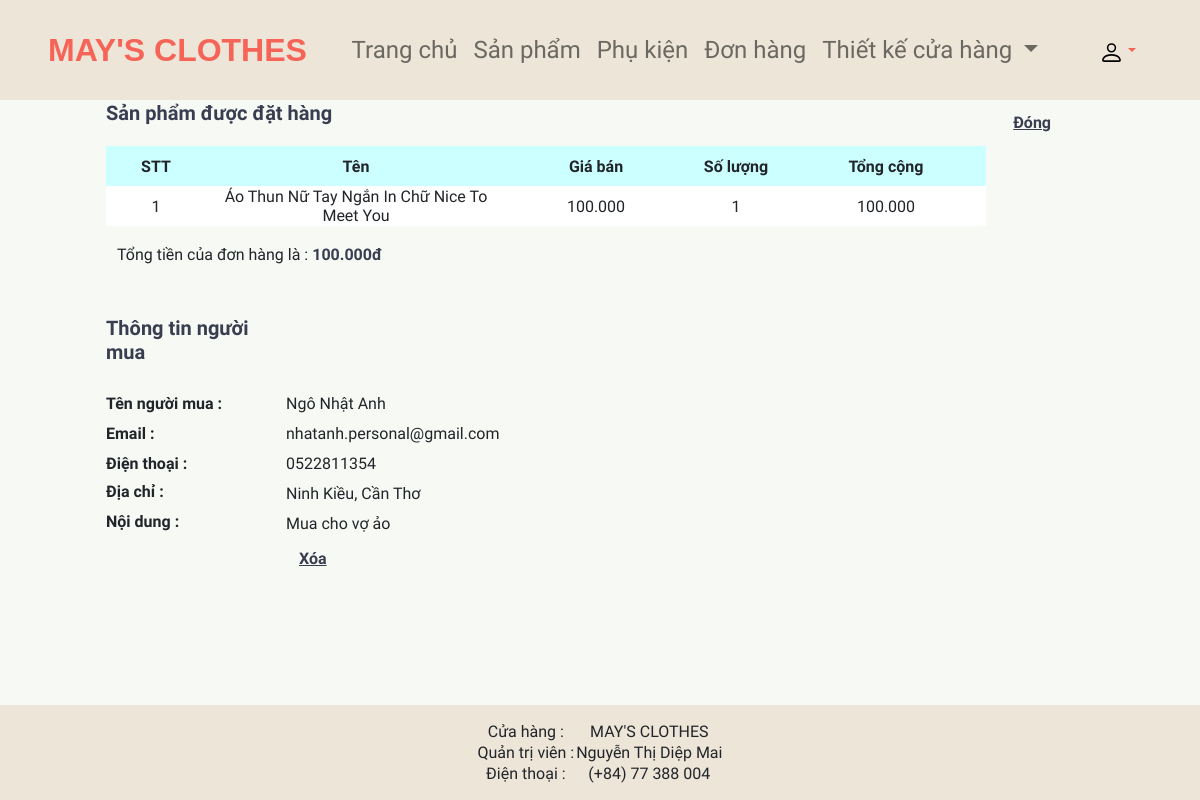
/quan_tri/index.php?thamso=xem_hoa_don&id=5&trang=1 (signed in), run on the app's committed database.
### tables this page shows
CREATE TABLE `san_pham` (
  `id` int(11) NOT NULL,
  `ten` varchar(256) NOT NULL,
  `gia` int(255) NOT NULL,
  `hinh_anh` varchar(256) NOT NULL,
  `noi_dung` mediumtext NOT NULL,
  `thuoc_menu` int(255) NOT NULL,
  `noi_bat` varchar(256) NOT NULL,
  `trang_chu` varchar(256) NOT NULL,
  `sap_xep_trang_chu` int(255) NOT NULL
);

CREATE TABLE `hoa_don` (
  `id` int(11) NOT NULL,
  `ten_nguoi_mua` varchar(256) NOT NULL,
  `email` varchar(256) NOT NULL,
  `dia_chi` mediumtext NOT NULL,
  `dien_thoai` varchar(256) NOT NULL,
  `noi_dung` mediumtext NOT NULL,
  `hang_duoc_mua` mediumtext NOT NULL
);

### quan_tri/chuc_nang/hoa_don/xem_hoa_don.php (the view, shortened to what this page needs)
<?php
$id = $_GET['id'];
$tv_1 = mysqli_query($tv, "select * from hoa_don where id='$id' ");
$tv_2 = mysqli_fetch_array($tv_1);
$ten_nguoi_mua = $tv_2['ten_nguoi_mua'];
$email = $tv_2['email'];
$dien_thoai = $tv_2['dien_thoai'];
$dia_chi = $tv_2['dia_chi'];
$noi_dung = $tv_2['noi_dung'];
$hang_duoc_mua = $tv_2['hang_duoc_mua'];
$link_dong = "?thamso=hoa_don&&trang=" . $_GET['trang'];
$link_xoa = "?xoa_hoa_don_o_trang_chi_tiet=co&id=" . $id . "&trang=" . $_GET['trang'];
?>
<table width="990px">
    <tr>
        <td width="250px"><b style="color: var(--color-base);font-size:20px">Sản phẩm được đặt hàng </b><br><br> </td>
        <td width="740px" align="right">
            <a href="<?php echo $link_dong; ?>" class="btn lk_a1 fw-bold" style="margin-right:30px"><u>Đóng</u></a>
        </td>
    </tr>
    <tr>
        <td align="left" colspan="2">
            <table class="tb_a1">
                <tr style="background:#CCFFFF;height:40px;text-align: center;">
                    <th width="100px">STT</th>
                    <th width="300px">Tên</th>
                    <th width="180px">Giá bán</th>
                    <th width="100px">Số lượng</th>
                    <th width="200px">Tổng cộng</th>
                </tr>
                <?php
                $m = explode("||", $hang_duoc_mua);
                $tong_lon = 0;
                for ($i = 0; $i < count($m); $i++) {
                    if (isset($m[$i])) {
                        if ($m[$i] != "") {
                            $stt = $i + 1;
                            $m_2 = explode("SL", $m[$i]);
                            $id_sp = $m_2[0];
                            $sl_sp = $m_2[1];
                            $tv_1 = mysqli_query($tv, "select id,ten,gia from san_pham where id='$id_sp' ");
                            $tv_sp_2 = mysqli_fetch_array($tv_1);
                            $ten = $tv_sp_2['ten'];
                            $gia = $tv_sp_2['gia'];
                            $gia_duoc_dinh_dang = number_format($gia, 0, ",", ".");
                            $tong = $gia * $sl_sp;
                            $tong_duoc_dinh_dang = number_format($tong, 0, ",", ".");
                            $tong_lon = $tong_lon + $tong;
                            if ($sl_sp != 0) {
                ?>
                                <tr class="a_1 text-center">
                                    <td><?php echo $stt; ?></td>
                                    <td><?php echo $ten; ?></td>
                                    <td><?php echo $gia_duoc_dinh_dang; ?></td>
                                    <td><?php echo $sl_sp; ?></td>
                                    <td><?php echo $tong_duoc_dinh_dang; ?></td>
                                </tr>
                <?php
                            }
                        }
                    }
                }
                ?>
            </table>
        </td>
    </tr>
</table>
<div class="container mt-3" style="text-align:left; width: 990px;">
    Tổng tiền của đơn hàng là :
    <?php
    $tong_lon_duoc_dinh_dang = number_format($tong_lon, 0, ",", ".");
    echo "<b>" . $tong_lon_duoc_dinh_dang . "đ</b>";
    ?>
</div>
<br><br>
<table width="990px" style="text-align: left; line-height: 1.5em;">
    <tr>
        <td width="180px"><b style="color: var(--color-base);font-size:20px">Thông tin người mua</b><br><br> </td>
        <td width="810px" align="right">
        </td>
    </tr>
    <tr height="30px">
        <th>Tên người mua : </th>
        <td>
            <?php echo $ten_nguoi_mua; ?>
        </td>
    </tr>
    <tr height="30px">
        <th>Email : </th>
        <td>
            <?php echo $email; ?>
        </td>
    </tr>
    <tr height="30px">
        <th>Điện thoại : </th>
        <td>
            <?php echo $dien_thoai; ?>
        </td>
    </tr>
    <tr height="30px">
        <th valign="top">Địa chỉ : </th>
        <td>
            <?php echo $dia_chi; ?>
        </td>
    </tr>
    <tr height="30px">
        <th valign="top">Nội dung : </th>
        <td>
            <?php echo $noi_dung; ?>
        </td>
    </tr>
    <tr height="30px">
        <td>&nbsp;</td>
        <td>
            <a href="<?php echo $link_xoa; ?>" class="btn lk_a1 fw-bold"><u>Xóa</u></a>
        </td>
    </tr>
</table>

### quan_tri/giao_dien/giao_dien.css (style rules this page uses)
body { background-color: var(--color-body); }
table.tb_a1 { background-color: white; }
table.tb_a1 tr.a_1 { height:30px; }
a.lk_a1 { text-decoration:none;color: var(--color-base); }

### quan_tri/ket_noi_quan_tri.php (style rules this page uses)
body { background-color: var(--color-body); }
body { background-color: var(--color-heading); font-family: "Dosis", sans-serif; font-weight: 500px; min-height: 100vh; display: flex; flex-direction: column; }
a, b { color: var(--color-base); }

### data on the page
san_pham: stt "1", ten "Áo Thun Nữ Tay Ngắn In Chữ Nice To Meet You", gia "100.000", gia.hang_duoc_mua "100.000"
hoa_don: hang_duoc_mua "1", ten_nguoi_mua "Ngô Nhật Anh", email "nhatanh.personal@gmail.com", dien_thoai "0522811354", dia_chi "Ninh Kiều, Cần Thơ", noi_dung "Mua cho vợ ảo"

### other printed values
$tong_lon_duoc_dinh_dang "100.000"
